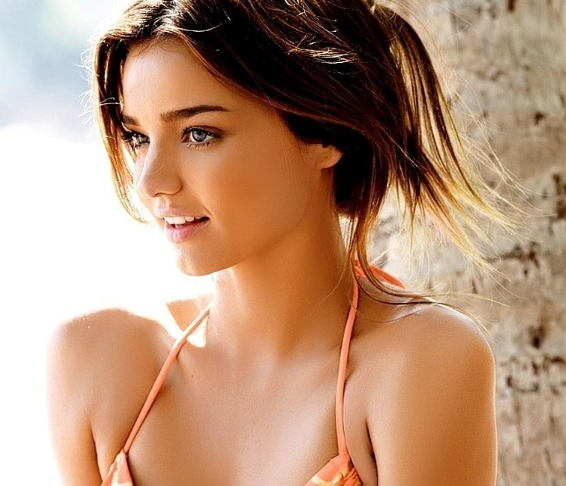
#> input picture data/imgs/nina.png, 566 x 486 px
$ python Pillow.py   (older library calls are emulated)
#> lines starting #> are read from the running program, lines starting #| are printed output that depends on the picture
from PIL import Image
from PIL import ImageDraw
from PIL import ImageFont
from PIL import ImageFilter

image = Image.open('../../data/imgs/nina.png')
#> image is the input picture: PIL image 566x486 RGB; mean R, G, B 184.7, 147.3, 121.6
#image.show()

r, g, b = image.split()
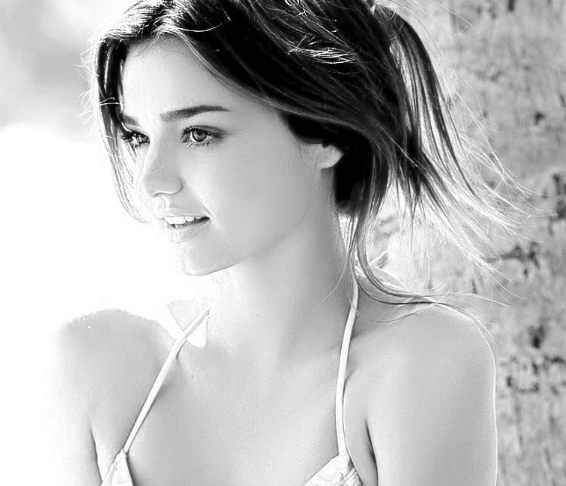
#> r: PIL image 566x486 L; min 0, max 255, mean 184.7
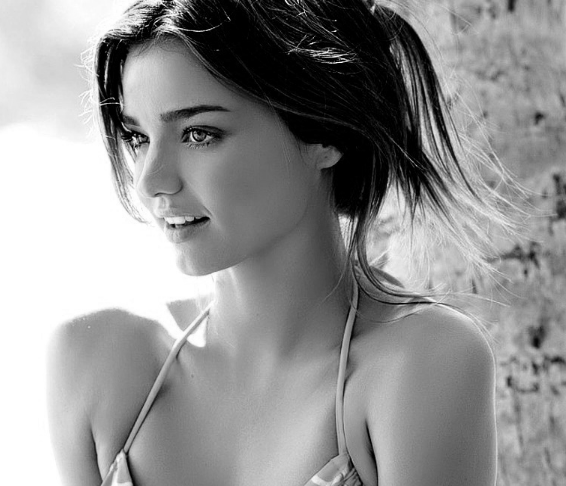
#> g: PIL image 566x486 L; min 0, max 255, mean 147.3
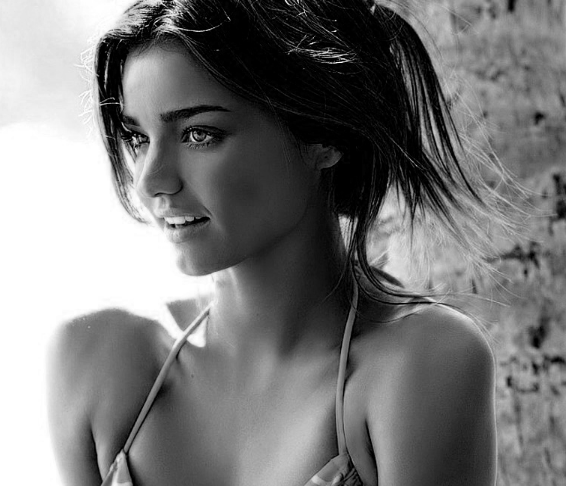
#> b: PIL image 566x486 L; min 0, max 255, mean 121.6
#r.show()

cropped = image.crop((80, 80, 200, 400))
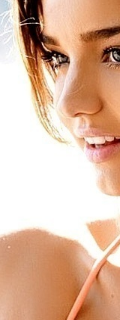
#> cropped: PIL image 120x320 RGB; mean R, G, B 221.6, 184.9, 161.7
#cropped.show()

#cropped.save('../../data/imgs/cropped.png')

rotated = cropped.rotate(45)
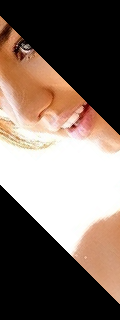
#> rotated: PIL image 120x320 RGB; mean R, G, B 121.9, 106.1, 96.4
#rotated.show()

 # Создаем белый квадрат
img = Image.new('RGBA', (200, 200), 'white')
#> img: PIL image 200x200 RGBA; every value is 255
idraw = ImageDraw.Draw(img)
idraw.rectangle((10, 10, 110, 100), fill='blue')
#img.show()

text = "Hello World!"
font = ImageFont.truetype("arial.ttf", size=18)
idraw.text((10, 10), text, font=font)
#img.show()

# BLUR, SHARPEN, DETAIL, EDGE_ENHANCE, EMBOSS, SMOOTH, etc.
blur = image.filter(ImageFilter.BLUR)
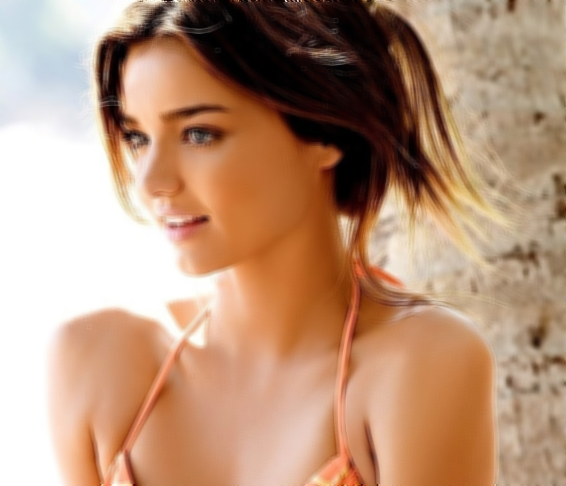
#> blur: PIL image 566x486 RGB; mean R, G, B 184.7, 147.4, 121.7
#blur.show()
sharpen = image.filter(ImageFilter.SHARPEN)
#sharpen.show()

  # See Modes:
  #https://pillow.readthedocs.io/en/stable/handbook/concepts.html#concept-modes
grayscale = image.convert('L')
#grayscale.show()

resize = image.resize((30, 100), Image.ANTIALIAS)
#resize.show()

  #in scale:
width, height = image.size
#> width = 566; height = 486
new_width  = 100
new_height = int(new_width * height / width)
#> new_height = 85
resize = image.resize((new_width, new_height), Image.ANTIALIAS)
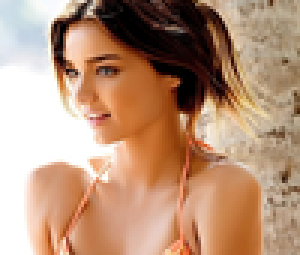
#> resize: PIL image 100x85 RGB (shown 3 times larger); mean R, G, B 184.7, 147.3, 121.7
#resize.show()

# Gif animation:
images = []
images.append(image)
images.append(blur)
images.append(sharpen)
images.append(grayscale.convert('RGB')) #Mode RGB only!
images[0].save('../../data/imgs/nina.gif',
               save_all=True, append_images=images[1:], optimize=False, duration=500, loop=0)

$ run again, with data/imgs/canvas_f2.png copied over data/imgs/nina.png
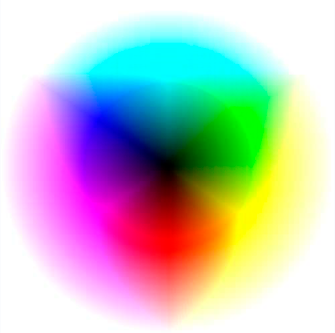
#> input picture data/imgs/canvas_f2.png, 335 x 333 px
#> image is the input picture: PIL image 335x333 RGB; mean R, G, B 191.3, 192.2, 190.2
#> img: PIL image 200x200 RGBA; every value is 255
#> `grayscale = image.convert('L')`:
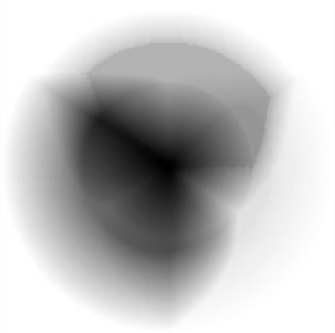
#> grayscale: PIL image 335x333 L; min 0, max 255, mean 191.7
#> `resize = image.resize((30, 100), Image.ANTIALIAS)`:
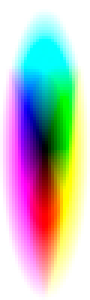
#> resize: PIL image 30x100 RGB (shown 3 times larger); mean R, G, B 191.3, 192.2, 190.2
